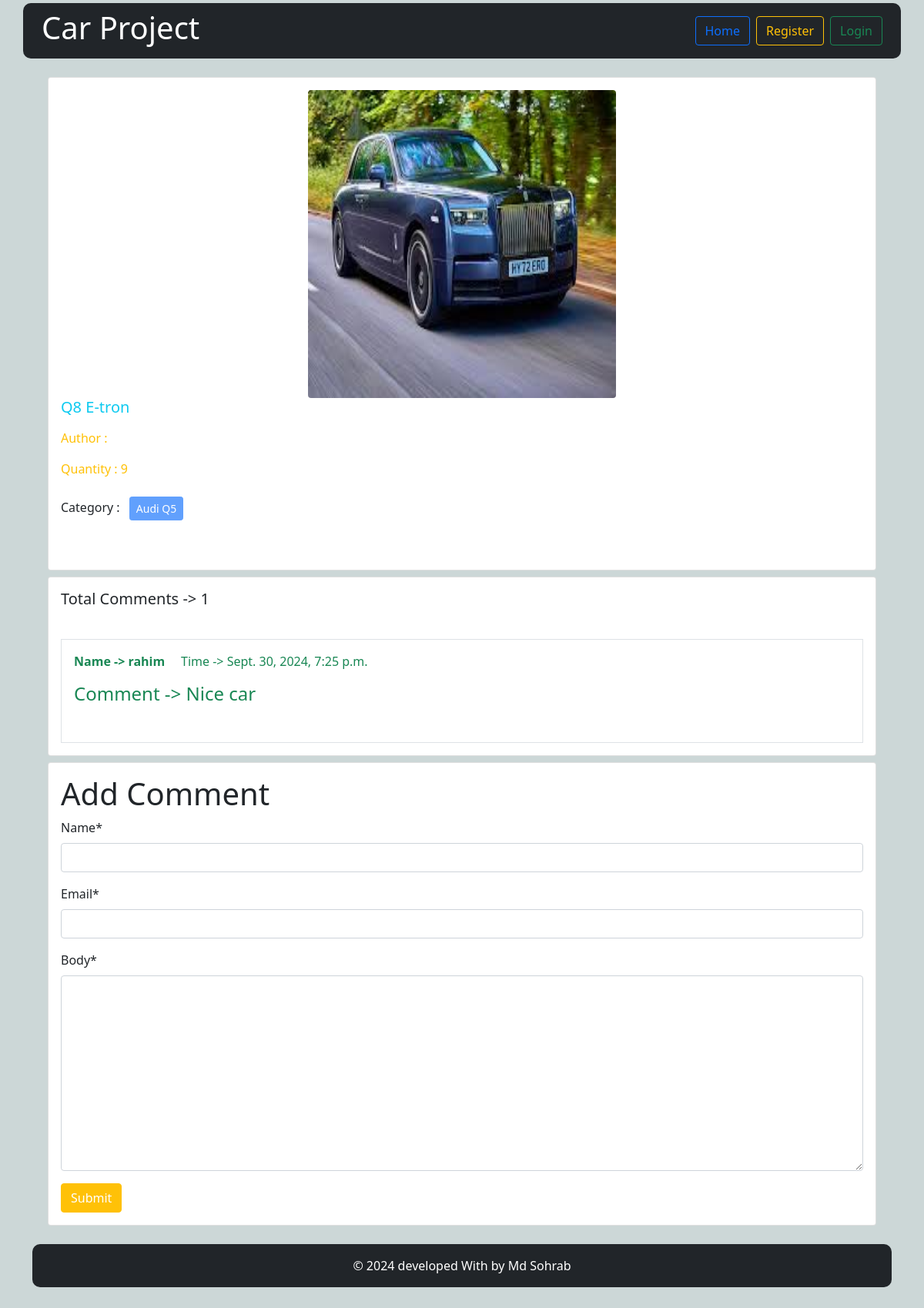
Screenshot of /post_app/details/1/ with the database file from the repository.
### post_app/models.py (models this page shows, shortened)
class Post(models.Model):
    title = models.CharField(max_length=50)
    brand = models.CharField(max_length=100)
    price = models.IntegerField(null=True, blank=True)
    category = models.ManyToManyField(Category) #ekta post multiple categorir moddhe thakte pare abar ekta categorir moddhe multiple post thakte pare
    author = models.ForeignKey(User, on_delete=models.CASCADE)
    image = models.ImageField(upload_to='post_app/media/uploads/', blank=True, null=True)
    car_quantity = models.IntegerField(null=True, blank=True)

class Comment(models.Model):
    post = models.ForeignKey(Post, on_delete=models.CASCADE, related_name='comments')
    name = models.CharField(max_length=30)
    email = models.EmailField()
    body = models.TextField()
    created_on = models.DateTimeField(auto_now_add=True) #jhokon e ei class er object toiri hobe sei time ta rekhe dibo

### categories_app/models.py (models this page shows, shortened)
class Category(models.Model):
    name = models.CharField(max_length=100)
    slug = models.SlugField(max_length=100, unique=True, null=True, blank=True)

### post_app/views.py (the view, shortened to what this page needs)
# urls.py: path('details/<int:id>/', views.DetailPostView.as_view(), name='detail_post'),
class DetailPostView(DetailView):
    model = models.Post
    pk_url_kwarg = 'id'
    template_name = 'post_details.html'
    def get_context_data(self, **kwargs):
        context = super().get_context_data(**kwargs)
        post = self.object #post model er object ekhane store korlam
        comments = post.comments.all()
        comment_form = forms.CommentForm()
        context['comments'] = comments
        context['comment_form'] = comment_form
        return context

### post_app/forms.py
class CommentForm(forms.ModelForm):
    class Meta:
        model = Comment
        fields = ['name', 'email', 'body']

### post_app/templates/post_details.html (shortened to what this page needs)
{% extends 'base.html' %}
{% load crispy_forms_tags %}
{% block content %}
<div class="col-12 container">
    <div class="card mx-2">
        <div class="card-body">
            <img src="{{post.image.url}}" class="card-img-top rounded mx-auto d-block" alt="..."
                style="height: 400px; width:400px">
            <h5 class="card-title text-info">{{post.title}}</h5>
            <p class="text-warning">Author : {{post.author.first_name}} {{post.author.last_name}}</p>
            <p class="text-warning">Quantity : {{post.car_quantity}}</p>
            <p>Category :
                {% for cat in post.category.all %}
                <button class="btn btn-primary btn-sm m-2" disabled>{{cat.name}}</button>
                {% endfor %}
            </p>
            <br>
        </div>
    </div>
</div>
<div class="container">
    <div class="card m-2">
        <h5 class="p-3">Total Comments -> {{comments | length}}</h5>
        {% for comment in comments %}
        <div class="card-body border m-3 text-success">
            <p><b>Name -> {{comment.name}}</b> &nbsp; &nbsp; Time -> {{comment.created_on}}</p>
            <h4>Comment -> {{comment.body}}</h4>
            <br>
        </div>
        {% endfor %}
    </div>
</div>
<div class="container">
    <div class="card m-2">
        <div class="card-body">
            <form method="post">
                <h1>Add Comment</h1>
                {{ comment_form | crispy }}
                <button class="btn btn-warning text-white">Submit</button>
            </form>
        </div>
    </div>
</div>
{% endblock content %}

### rows the page displays
Post: image (picture), title "Q8 E-tron", car_quantity "9"
Category: name "Audi Q5"
Comment: name "rahim", created_on "Sept. 30, 2024, 7:25 p.m.", body "Nice car"

### other values shown
{{ comments | length }} "1"
